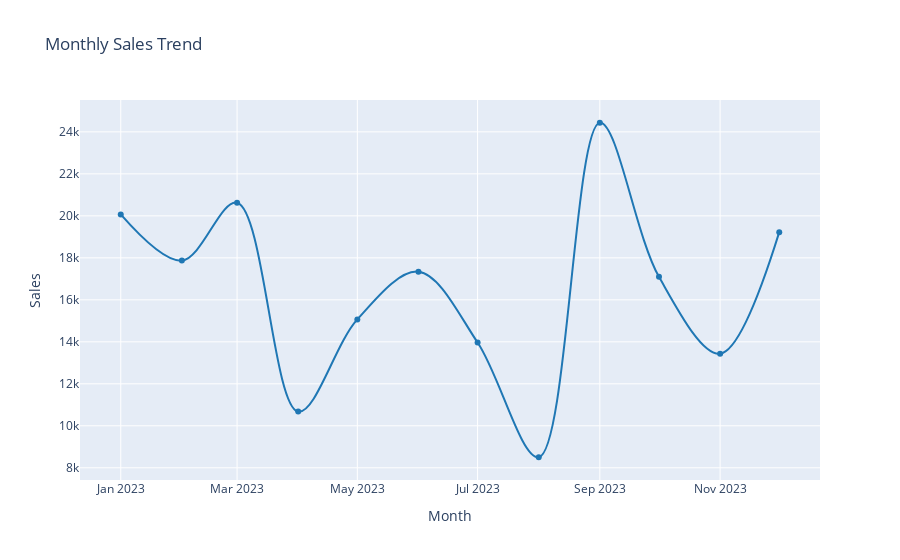

This figure's notebook cell:
### Code cell
## Linechart - Monthly Sales Trend

monthly_sales = df.groupby("Month", as_index = False)['Sales'].sum()

fig5 = px.line(
monthly_sales,
    x = "Month",
    y = "Sales",
    title = "Monthly Sales Trend",
    markers = True,
    line_shape = "spline",
    color_discrete_sequence = ["#1f77b4"]
)

fig5.show()

### Figure 1 — Plotly figure (JSON) as saved in the notebook; plotly's stock layout.template omitted (floating-point values rounded to 4 significant figures)
{"data": [{"hovertemplate": "Month=%{x}<br>Sales=%{y}<extra></extra>", "legendgroup": "", "line": {"color": "#1f77b4", "dash": "solid", "shape": "spline"}, "marker": {"symbol": "circle"}, "mode": "lines+markers", "name": "", "orientation": "v", "showlegend": false, "type": "scatter", "x": ["2023-01", "2023-02", "2023-03", "2023-04", "2023-05", "2023-06", "2023-07", "2023-08", "2023-09", "2023-10", "2023-11", "2023-12"], "xaxis": "x", "y": [20070.0, 17870.0, 20630.0, 10680.0, 15070.0, 17340.0, 13970.0, 8503.0, 24430.0, 17090.0, 13440.0, 19220.0], "yaxis": "y"}], "layout": {"legend": {"tracegroupgap": 0}, "title": {"text": "Monthly Sales Trend"}, "xaxis": {"anchor": "y", "domain": [0, 1], "title": {"text": "Month"}}, "yaxis": {"anchor": "x", "domain": [0, 1], "title": {"text": "Sales"}}}}
